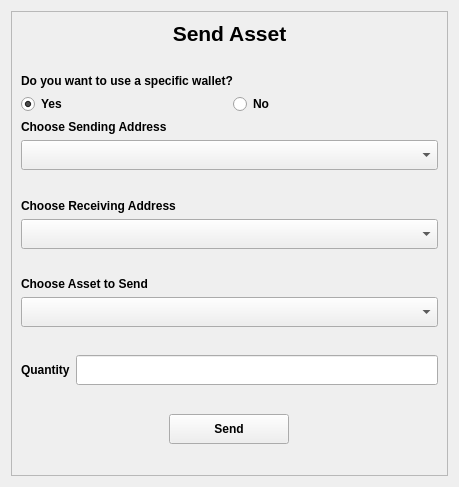
<?xml version="1.0" encoding="UTF-8"?>
<ui version="4.0">
 <class>Form</class>
 <widget class="QWidget" name="Form">
  <property name="geometry">
   <rect>
    <x>0</x>
    <y>0</y>
    <width>459</width>
    <height>487</height>
   </rect>
  </property>
  <property name="windowTitle">
   <string>Form</string>
  </property>
  <layout class="QGridLayout" name="gridLayout">
   <item row="0" column="0">
    <widget class="QFrame" name="frame">
     <property name="frameShape">
      <enum>QFrame::StyledPanel</enum>
     </property>
     <property name="frameShadow">
      <enum>QFrame::Raised</enum>
     </property>
     <layout class="QVBoxLayout" name="verticalLayout">
      <item>
       <widget class="QLabel" name="label">
        <property name="font">
         <font>
          <weight>75</weight>
          <bold>true</bold>
         </font>
        </property>
        <property name="text">
         <string>&lt;html&gt;&lt;head/&gt;&lt;body&gt;&lt;p align=&quot;center&quot;&gt;&lt;span style=&quot; font-size:16pt;&quot;&gt;Send Asset&lt;/span&gt;&lt;/p&gt;&lt;/body&gt;&lt;/html&gt;</string>
        </property>
       </widget>
      </item>
      <item>
       <spacer name="verticalSpacer">
        <property name="orientation">
         <enum>Qt::Vertical</enum>
        </property>
        <property name="sizeHint" stdset="0">
         <size>
          <width>20</width>
          <height>40</height>
         </size>
        </property>
       </spacer>
      </item>
      <item>
       <widget class="QLabel" name="label_2">
        <property name="text">
         <string>&lt;html&gt;&lt;head/&gt;&lt;body&gt;&lt;p&gt;&lt;span style=&quot; font-weight:600;&quot;&gt;Do you want to use a specific wallet?&lt;/span&gt;&lt;/p&gt;&lt;/body&gt;&lt;/html&gt;</string>
        </property>
       </widget>
      </item>
      <item>
       <layout class="QHBoxLayout" name="horizontalLayout">
        <item>
         <widget class="QRadioButton" name="yes_rbtn">
          <property name="font">
           <font>
            <weight>75</weight>
            <bold>true</bold>
           </font>
          </property>
          <property name="text">
           <string>Yes</string>
          </property>
          <property name="checked">
           <bool>true</bool>
          </property>
         </widget>
        </item>
        <item>
         <widget class="QRadioButton" name="no_rbtn">
          <property name="font">
           <font>
            <weight>75</weight>
            <bold>true</bold>
           </font>
          </property>
          <property name="text">
           <string>No</string>
          </property>
          <property name="checked">
           <bool>false</bool>
          </property>
         </widget>
        </item>
       </layout>
      </item>
      <item>
       <widget class="QLabel" name="label_6">
        <property name="font">
         <font>
          <weight>75</weight>
          <bold>true</bold>
         </font>
        </property>
        <property name="text">
         <string>Choose Sending Address</string>
        </property>
       </widget>
      </item>
      <item>
       <widget class="QComboBox" name="from_addr_cbox">
        <property name="minimumSize">
         <size>
          <width>300</width>
          <height>30</height>
         </size>
        </property>
       </widget>
      </item>
      <item>
       <spacer name="verticalSpacer_5">
        <property name="orientation">
         <enum>Qt::Vertical</enum>
        </property>
        <property name="sizeHint" stdset="0">
         <size>
          <width>20</width>
          <height>40</height>
         </size>
        </property>
       </spacer>
      </item>
      <item>
       <widget class="QLabel" name="label_5">
        <property name="font">
         <font>
          <weight>75</weight>
          <bold>true</bold>
         </font>
        </property>
        <property name="text">
         <string>Choose Receiving Address</string>
        </property>
       </widget>
      </item>
      <item>
       <widget class="QComboBox" name="addr_cbox">
        <property name="sizePolicy">
         <sizepolicy hsizetype="Expanding" vsizetype="Fixed">
          <horstretch>0</horstretch>
          <verstretch>0</verstretch>
         </sizepolicy>
        </property>
        <property name="minimumSize">
         <size>
          <width>300</width>
          <height>30</height>
         </size>
        </property>
       </widget>
      </item>
      <item>
       <spacer name="verticalSpacer_3">
        <property name="orientation">
         <enum>Qt::Vertical</enum>
        </property>
        <property name="sizeHint" stdset="0">
         <size>
          <width>20</width>
          <height>40</height>
         </size>
        </property>
       </spacer>
      </item>
      <item>
       <widget class="QLabel" name="label_7">
        <property name="font">
         <font>
          <weight>75</weight>
          <bold>true</bold>
         </font>
        </property>
        <property name="text">
         <string>Choose Asset to Send</string>
        </property>
       </widget>
      </item>
      <item>
       <widget class="QComboBox" name="asset_cbox">
        <property name="minimumSize">
         <size>
          <width>300</width>
          <height>30</height>
         </size>
        </property>
       </widget>
      </item>
      <item>
       <spacer name="verticalSpacer_4">
        <property name="orientation">
         <enum>Qt::Vertical</enum>
        </property>
        <property name="sizeHint" stdset="0">
         <size>
          <width>20</width>
          <height>40</height>
         </size>
        </property>
       </spacer>
      </item>
      <item>
       <layout class="QHBoxLayout" name="horizontalLayout_2">
        <item>
         <widget class="QLabel" name="label_3">
          <property name="font">
           <font>
            <weight>75</weight>
            <bold>true</bold>
           </font>
          </property>
          <property name="text">
           <string>Quantity</string>
          </property>
         </widget>
        </item>
        <item>
         <widget class="QLineEdit" name="qty_ledit">
          <property name="sizePolicy">
           <sizepolicy hsizetype="Expanding" vsizetype="Fixed">
            <horstretch>0</horstretch>
            <verstretch>0</verstretch>
           </sizepolicy>
          </property>
          <property name="minimumSize">
           <size>
            <width>200</width>
            <height>30</height>
           </size>
          </property>
         </widget>
        </item>
       </layout>
      </item>
      <item>
       <spacer name="verticalSpacer_6">
        <property name="orientation">
         <enum>Qt::Vertical</enum>
        </property>
        <property name="sizeHint" stdset="0">
         <size>
          <width>20</width>
          <height>40</height>
         </size>
        </property>
       </spacer>
      </item>
      <item alignment="Qt::AlignHCenter">
       <widget class="QPushButton" name="send_btn">
        <property name="minimumSize">
         <size>
          <width>120</width>
          <height>30</height>
         </size>
        </property>
        <property name="font">
         <font>
          <weight>75</weight>
          <bold>true</bold>
         </font>
        </property>
        <property name="text">
         <string>Send</string>
        </property>
       </widget>
      </item>
      <item>
       <spacer name="verticalSpacer_2">
        <property name="orientation">
         <enum>Qt::Vertical</enum>
        </property>
        <property name="sizeHint" stdset="0">
         <size>
          <width>20</width>
          <height>40</height>
         </size>
        </property>
       </spacer>
      </item>
     </layout>
    </widget>
   </item>
  </layout>
 </widget>
 <resources/>
 <connections/>
</ui>
